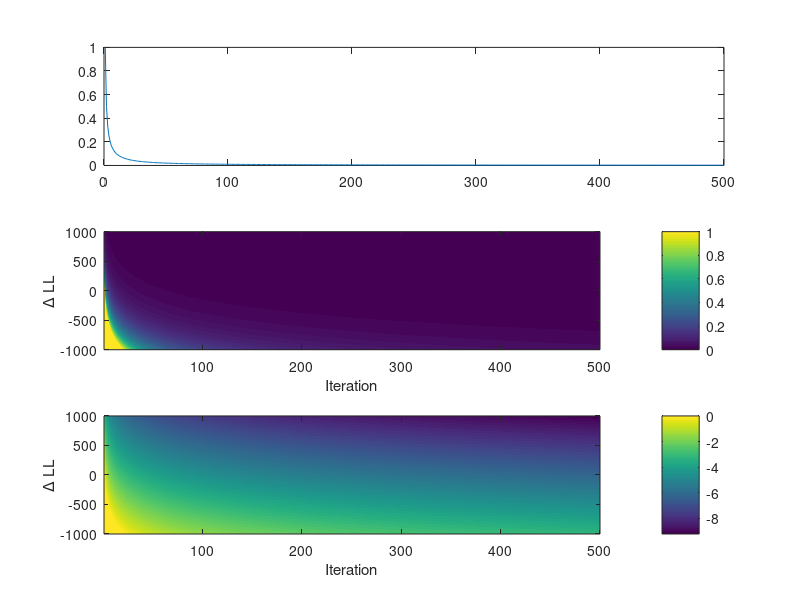

MATLAB code to generate this figure:
iteration=[1:500];
deltaLL=[-1000:1:1000];
inv_temp=1./iteration;

accept_prob=zeros(length(iteration),length(deltaLL));
for i=1:length(iteration)
    for j=1:length(deltaLL)
        accept_prob(i,j)=min([1,inv_temp(i).*exp(-.003*deltaLL(j))]);
    end
end
figure();
subplot(3,1,1);
plot(iteration,inv_temp);
subplot(3,1,2);
imagesc(iteration,deltaLL,accept_prob');
set(gca,'clim',[0 1]);
set(gca,'ydir','normal');
colorbar();
xlabel('Iteration');
ylabel('\Delta LL');
subplot(3,1,3);
imagesc(iteration,deltaLL,log(accept_prob)');
set(gca,'ydir','normal');
colorbar();
xlabel('Iteration');
ylabel('\Delta LL');